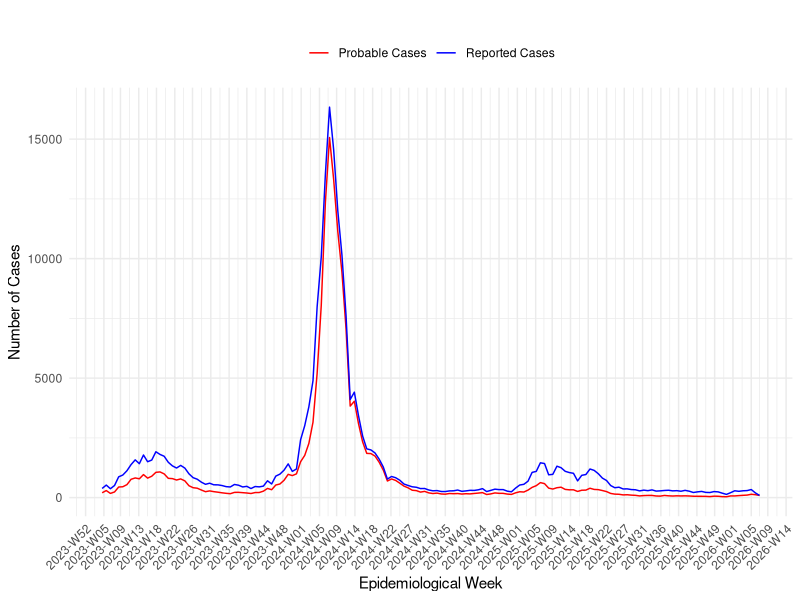
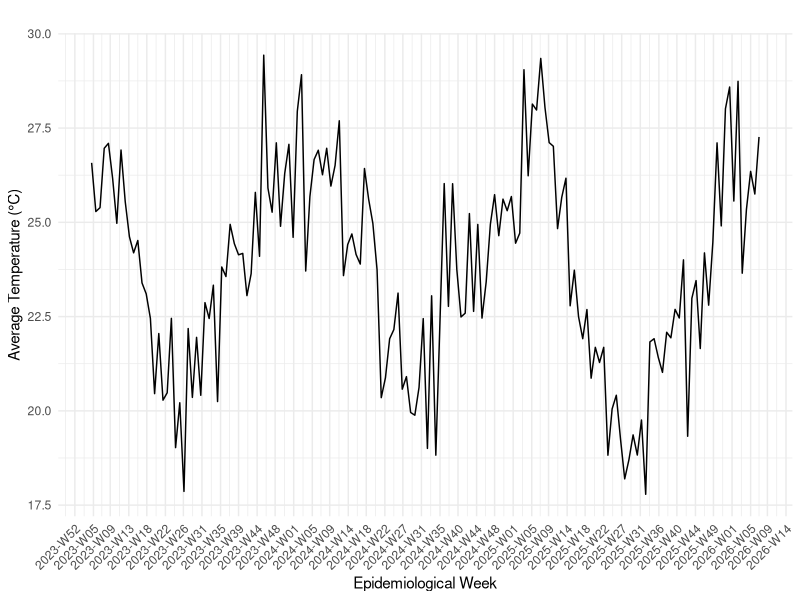
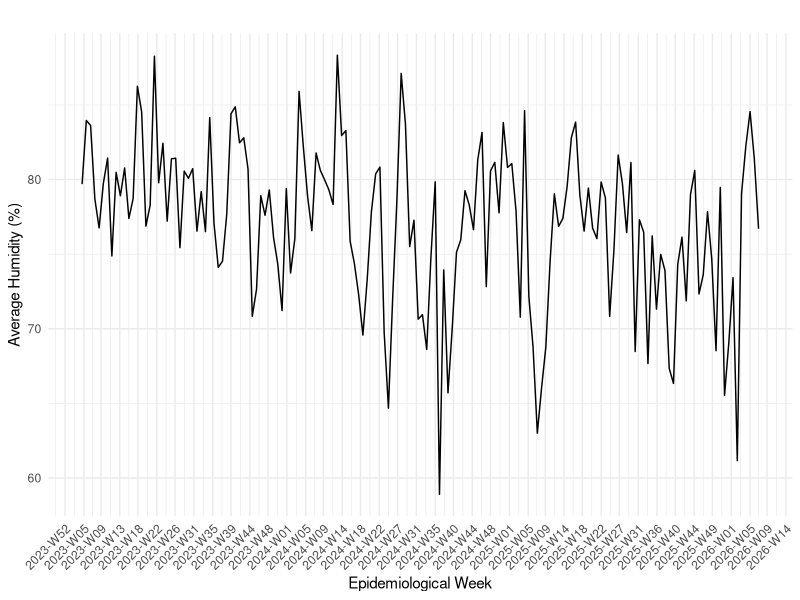
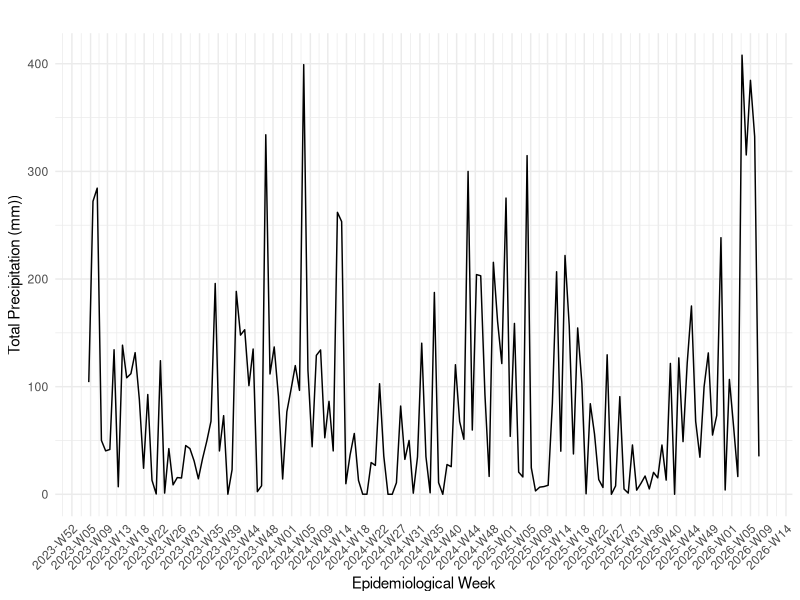
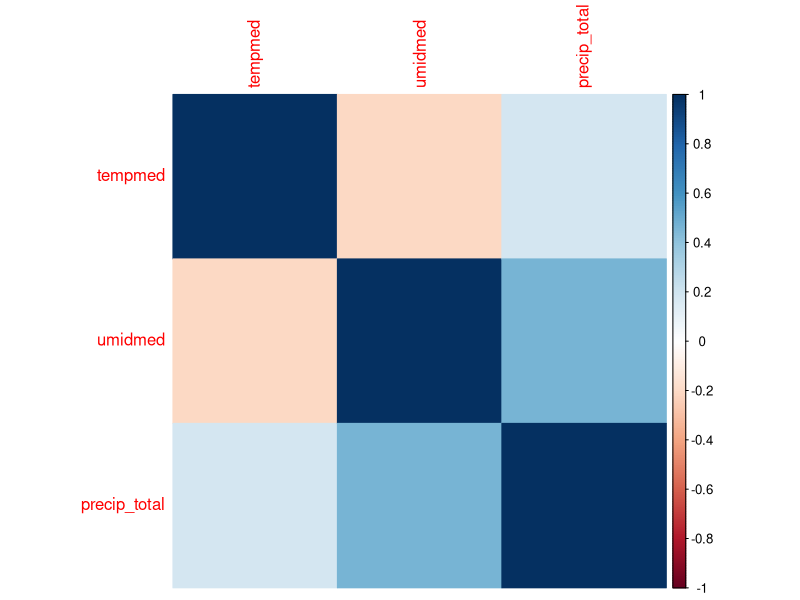
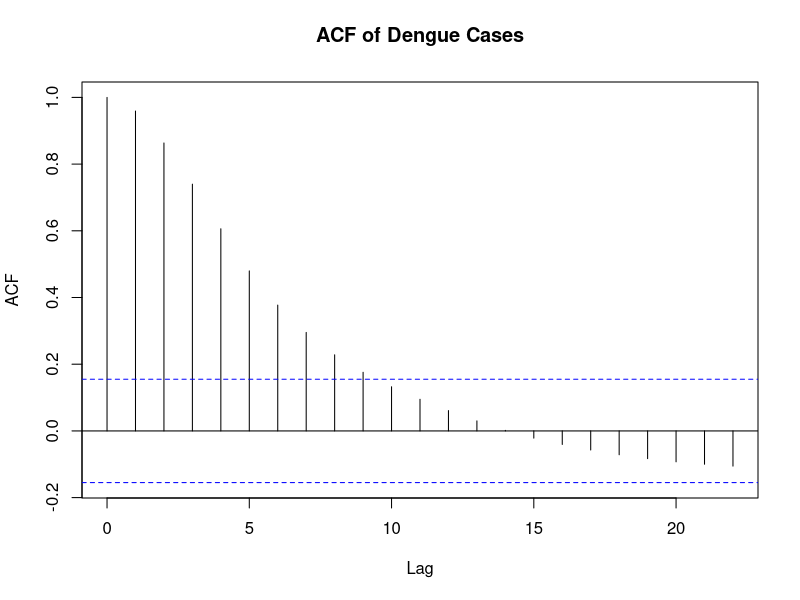
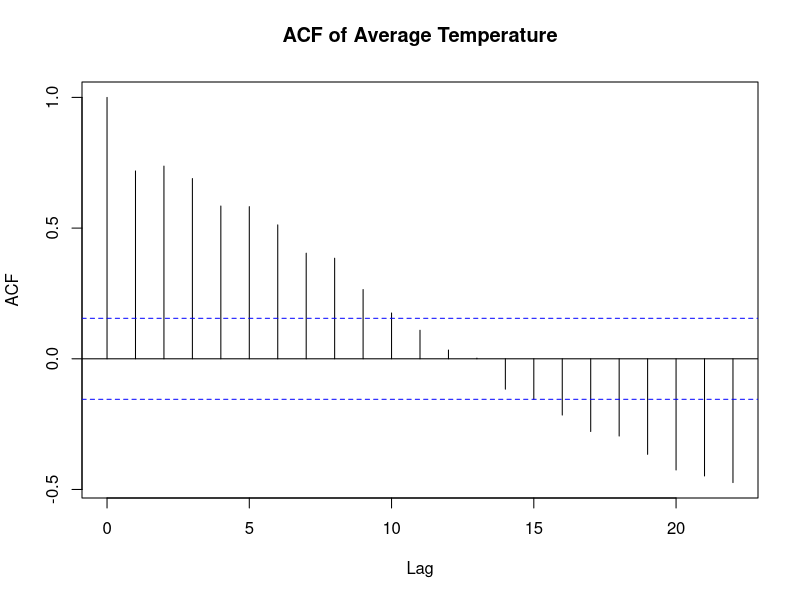
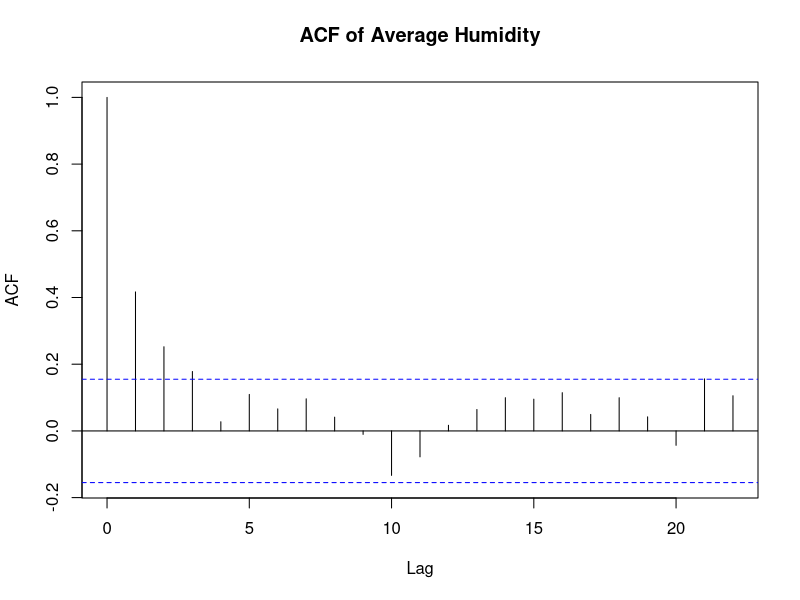

Generate these figures, in order, with R:
## ---- chunk 1
library(tidyverse)
library(ggplot2)
library(corrplot)
knitr::opts_chunk$set(
  collapse = TRUE
)
dengue_climate_rj <- read_csv("../../data/rio_de_janeiro/dengue_climate_rj_inla.csv")
## ---- chunk 2
ggplot() +
  geom_line(data = dengue_climate_rj, 
            aes(x = data_iniSE, y = casprov, color = "Probable Cases")) +
  geom_line(data = dengue_climate_rj, 
            aes(x = data_iniSE, y = casos, color = "Reported Cases")) +
  labs(title = "", x = "Epidemiological Week", y = "Number of Cases") + 
  scale_x_date(date_labels = "%Y-W%V", date_breaks = "1 month") +
  scale_color_manual(values = c("Reported Cases" = "blue",
                                "Probable Cases" = "red")) +
  theme_minimal() +
  theme(axis.text.x = element_text(angle = 45, hjust = 1),
        legend.title = element_blank(),
        legend.position = "top")
## ---- chunk 3
ggplot(dengue_climate_rj, aes(x = data_iniSE)) +
  geom_line(aes(y = tempmed)) +
  labs(title = "", x = "Epidemiological Week", y = "Average Temperature (°C)") +
  scale_x_date(date_labels = "%Y-W%V", date_breaks = "1 month") +
  theme_minimal() +
  theme(axis.text.x = element_text(angle = 45, hjust = 1),
        legend.title = element_blank(),
        )
## ---- chunk 4
ggplot(dengue_climate_rj, aes(x = data_iniSE)) +
  geom_line(aes(y = umidmed)) +
  labs(title = "", x = "Epidemiological Week", y = "Average Humidity (%)") +
  scale_x_date(date_labels = "%Y-W%V", date_breaks = "1 month") +
  theme_minimal() +
  theme(axis.text.x = element_text(angle = 45, hjust = 1),
        legend.title = element_blank(),
        )
## ---- chunk 5
ggplot(dengue_climate_rj, aes(x = data_iniSE)) +
  geom_line(aes(y = precip_total)) +
  labs(title = "", x = "Epidemiological Week", y = "Total Precipitation (mm))") +
  scale_x_date(date_labels = "%Y-W%V", date_breaks = "1 month") +
  theme_minimal() +
  theme(axis.text.x = element_text(angle = 45, hjust = 1),
        legend.title = element_blank(),
        )
## ---- chunk 6
cor_data <- dengue_climate_rj %>%
  select(tempmed, umidmed, precip_total) %>%
  drop_na()
cor_matrix <- cor(cor_data)
corrplot::corrplot(cor_matrix, method = "color")
## ---- chunk 7
acf(dengue_climate_rj$casprov, main = "ACF of Dengue Cases")
acf(dengue_climate_rj$tempmed, main = "ACF of Average Temperature")
acf(dengue_climate_rj$umidmed, main = "ACF of Average Humidity")
acf(diff(dengue_climate_rj$casprov), main = "ACF of Differenced Dengue Cases")
acf(diff(dengue_climate_rj$tempmed), main = "ACF of Differenced Average Temperature")
## ---- chunk 8
ccf_temp <- ccf(diff(dengue_climate_rj$casprov), diff(dengue_climate_rj$tempmed), lag.max = 12, main = "CCF between Differenced Dengue Cases and Differenced Temperature")
ccf_umid <- ccf(diff(dengue_climate_rj$casprov), dengue_climate_rj$umidmed, lag.max = 12, main = "CCF between Differenced Dengue Cases and Average Humidity")
ccf_precip <- ccf(diff(dengue_climate_rj$casprov), diff(dengue_climate_rj$precip_total), lag.max = 12, main = "CCF between Differenced Dengue Cases and Differenced Precipitation")
## ---- chunk 9
summary_results <- read_csv("../../results/rio_de_janeiro/summary_results.csv")
knitr::kable(summary_results, caption = "Model Comparison Results", digits = 2)
